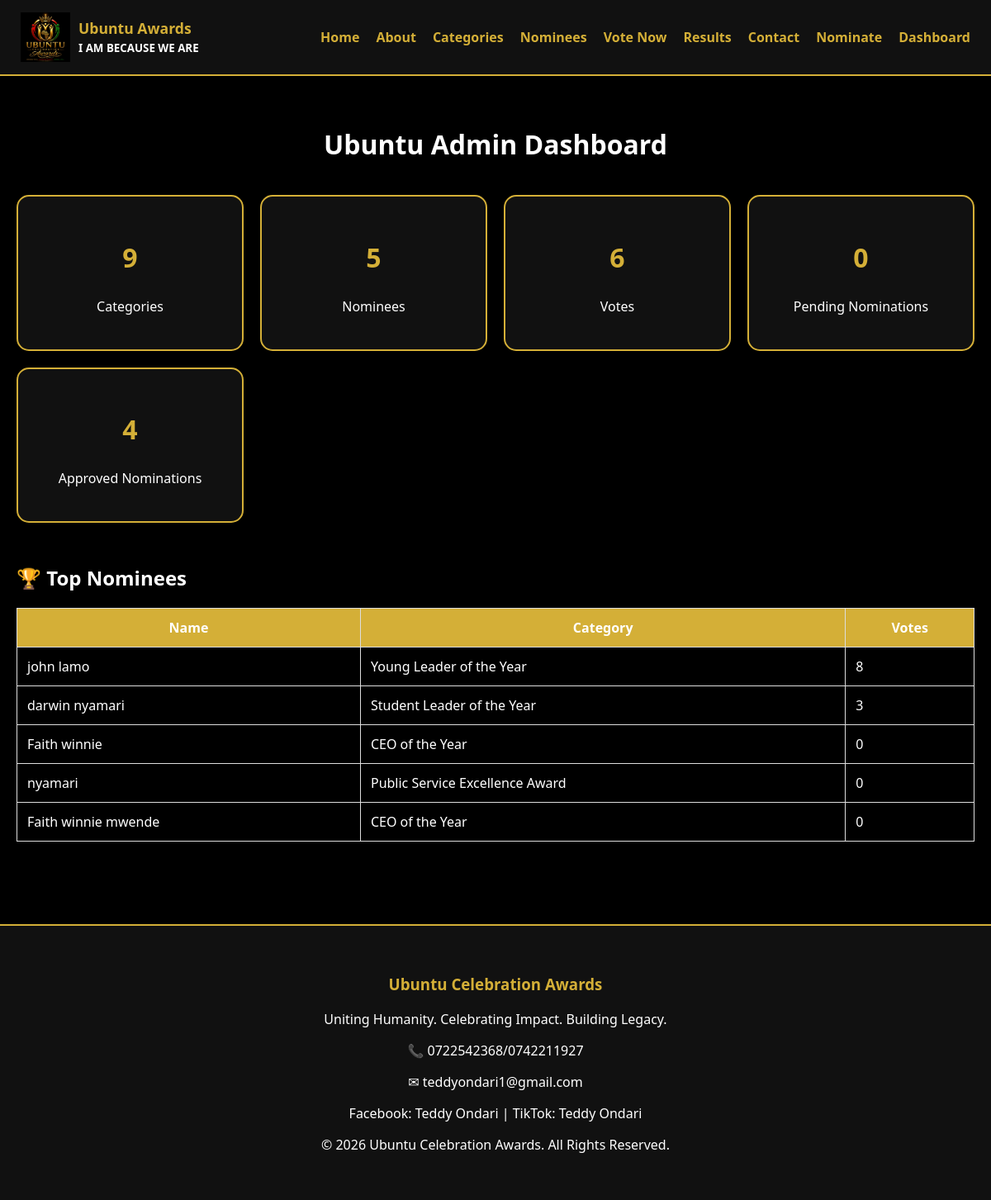
The page /dashboard/ (signed in) on the database its author committed.
### awards/models.py (models this page shows, shortened)
class Nominee(models.Model):
    category = models.ForeignKey(
        Category,
        on_delete=models.CASCADE,
        related_name='nominees'
    )
    full_name = models.CharField(max_length=255)
    photo = models.ImageField(
        upload_to='nominees/',
        blank=True,
        null=True
    )
    bio = models.TextField()
    organization = models.CharField(
        max_length=255,
        blank=True
    )
    votes = models.PositiveIntegerField(
        default=0
    )
    is_active = models.BooleanField(
        default=True
    )
    created_at = models.DateTimeField(
        auto_now_add=True
    )

class Category(models.Model):
    section = models.ForeignKey(
        AwardSection,
        on_delete=models.CASCADE,
        related_name='categories'
    )
    name = models.CharField(max_length=255)
    description = models.TextField(blank=True)

### awards/views.py (the view)
# urls.py: path('dashboard/', views.dashboard, name='dashboard'),
@staff_member_required
def dashboard(request):
    total_categories = Category.objects.count()
    total_nominees = Nominee.objects.count()
    total_votes = Vote.objects.count()
    pending_nominations = Nomination.objects.filter(
        approved=False
    ).count()
    approved_nominations = Nomination.objects.filter(
        approved=True
    ).count()
    top_nominees = Nominee.objects.order_by(
        '-votes'
    )[:5]
    context = {
        'total_categories': total_categories,
        'total_nominees': total_nominees,
        'total_votes': total_votes,
        'pending_nominations': pending_nominations,
        'approved_nominations': approved_nominations,
        'top_nominees': top_nominees,
    }
    return render(
        request,
        'awards/dashboard.html',
        context
    )

### awards/templates/awards/dashboard.html
{% extends 'base.html' %}
{% block content %}
<div class="dashboard">
    <h1>Ubuntu Admin Dashboard</h1>
    <div class="dashboard-grid">
        <div class="dashboard-card">
            <h2>{{ total_categories }}</h2>
            <p>Categories</p>
        </div>
        <div class="dashboard-card">
            <h2>{{ total_nominees }}</h2>
            <p>Nominees</p>
        </div>
        <div class="dashboard-card">
            <h2>{{ total_votes }}</h2>
            <p>Votes</p>
        </div>
        <div class="dashboard-card">
            <h2>{{ pending_nominations }}</h2>
            <p>Pending Nominations</p>
        </div>
        <div class="dashboard-card">
            <h2>{{ approved_nominations }}</h2>
            <p>Approved Nominations</p>
        </div>
    </div>
    <h2>🏆 Top Nominees</h2>
    <table class="leaderboard-table">
        <tr>
            <th>Name</th>
            <th>Category</th>
            <th>Votes</th>
        </tr>
        {% for nominee in top_nominees %}
        <tr>
            <td>{{ nominee.full_name }}</td>
            <td>{{ nominee.category.name }}</td>
            <td>{{ nominee.votes }}</td>
        </tr>
        {% endfor %}
    </table>
</div>
{% endblock %}

### awards/static/css/style.css (style rules this page uses)
body { margin:0; padding:0; background:#000; color:white; font-family:Segoe UI, sans-serif; }
.dashboard { max-width:1200px; margin:auto; padding:40px 20px; }
.dashboard h1 { text-align:center; margin-bottom:40px; }
.dashboard-grid { display:grid; grid-template-columns: repeat(auto-fit,minmax(220px,1fr)); gap:20px; margin-bottom:50px; }
.dashboard-card { background:#111; border:2px solid #D4AF37; border-radius:15px; padding:25px; text-align:center; }
.dashboard-card h2 { font-size:2rem; color:#D4AF37; }
.leaderboard-table { width:100%; border-collapse:collapse; }
.leaderboard-table th, .leaderboard-table td { border:1px solid #ddd; padding:12px; }
.leaderboard-table th { background:#D4AF37; }

### rows shown on the page
Nominee: full_name "john lamo", category.name "Young Leader of the Year", votes "8"
Nominee: full_name "darwin nyamari", category.name "Student Leader of the Year", votes "3"
Nominee: full_name "Faith winnie", category.name "CEO of the Year", votes "0"
Nominee: full_name "nyamari", category.name "Public Service Excellence Award", votes "0"
Nominee: full_name "Faith winnie mwende", category.name "CEO of the Year", votes "0"

### other values the page prints
{{ total_categories }} "9"
{{ total_nominees }} "5"
{{ total_votes }} "6"
{{ pending_nominations }} "0"
{{ approved_nominations }} "4"
